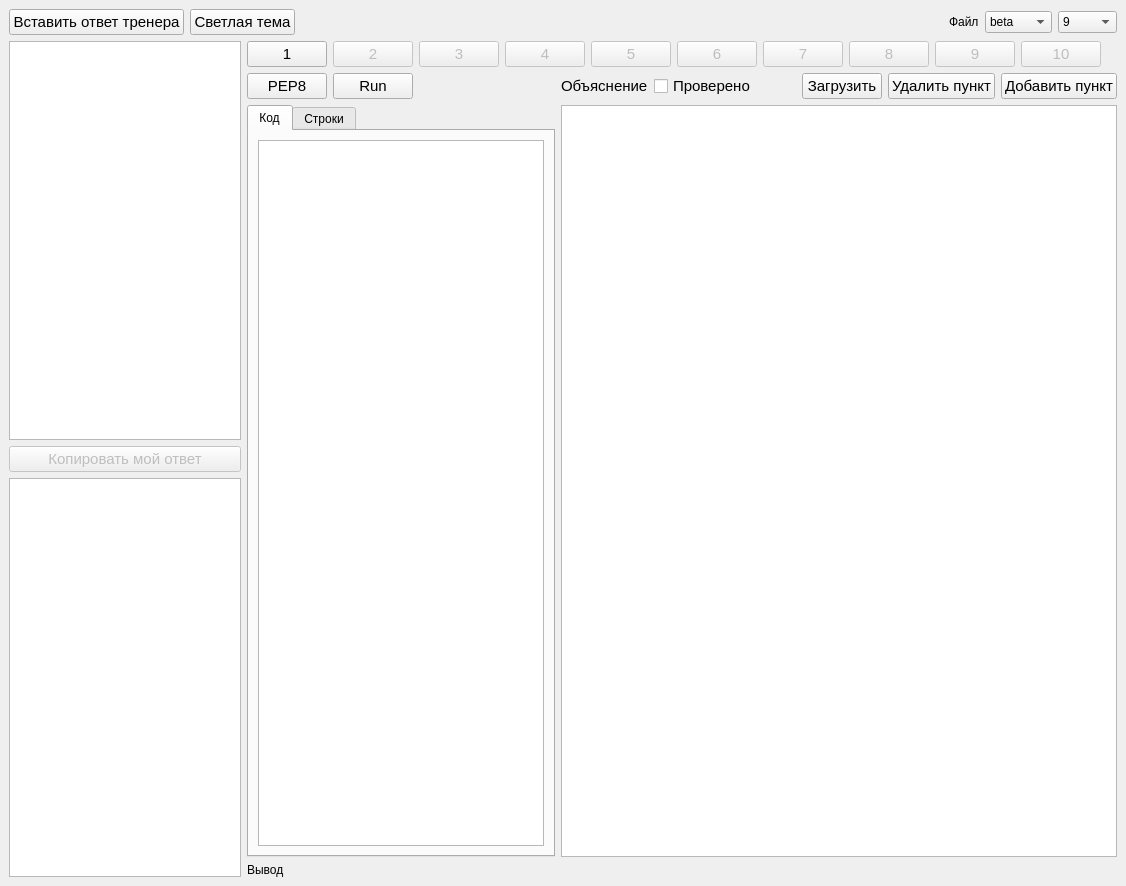
<?xml version="1.0" encoding="UTF-8"?>
<ui version="4.0">
 <class>MainWindow</class>
 <widget class="QMainWindow" name="MainWindow">
  <property name="geometry">
   <rect>
    <x>0</x>
    <y>0</y>
    <width>1126</width>
    <height>886</height>
   </rect>
  </property>
  <property name="windowTitle">
   <string>Проверка решений с несколькими ответами</string>
  </property>
  <widget class="QWidget" name="centralwidget">
   <layout class="QVBoxLayout" name="verticalLayout_5">
    <item>
     <layout class="QHBoxLayout" name="horizontalLayout">
      <item>
       <widget class="QPushButton" name="insert_answer_btn">
        <property name="font">
         <font>
          <pointsize>11</pointsize>
         </font>
        </property>
        <property name="text">
         <string>Вставить ответ тренера</string>
        </property>
       </widget>
      </item>
      <item>
       <widget class="QPushButton" name="toggle_theme_btn">
        <property name="font">
         <font>
          <pointsize>11</pointsize>
         </font>
        </property>
        <property name="text">
         <string>Светлая тема</string>
        </property>
       </widget>
      </item>
      <item>
       <spacer name="horizontalSpacer">
        <property name="orientation">
         <enum>Qt::Horizontal</enum>
        </property>
        <property name="sizeHint" stdset="0">
         <size>
          <width>40</width>
          <height>20</height>
         </size>
        </property>
       </spacer>
      </item>
      <item>
       <widget class="QLabel" name="label">
        <property name="text">
         <string>Файл</string>
        </property>
       </widget>
      </item>
      <item>
       <widget class="QComboBox" name="part_cb">
        <item>
         <property name="text">
          <string>beta</string>
         </property>
        </item>
        <item>
         <property name="text">
          <string>easy</string>
         </property>
        </item>
        <item>
         <property name="text">
          <string>normal</string>
         </property>
        </item>
        <item>
         <property name="text">
          <string>hard</string>
         </property>
        </item>
       </widget>
      </item>
      <item>
       <widget class="QComboBox" name="number_cb">
        <item>
         <property name="text">
          <string>9</string>
         </property>
        </item>
        <item>
         <property name="text">
          <string>17</string>
         </property>
        </item>
        <item>
         <property name="text">
          <string>22</string>
         </property>
        </item>
        <item>
         <property name="text">
          <string>24</string>
         </property>
        </item>
        <item>
         <property name="text">
          <string>26</string>
         </property>
        </item>
        <item>
         <property name="text">
          <string>27_A</string>
         </property>
        </item>
        <item>
         <property name="text">
          <string>27_B</string>
         </property>
        </item>
       </widget>
      </item>
     </layout>
    </item>
    <item>
     <layout class="QHBoxLayout" name="horizontalLayout_7">
      <item>
       <layout class="QVBoxLayout" name="verticalLayout_3">
        <item>
         <widget class="QPlainTextEdit" name="teacher_answer_pte">
          <property name="maximumSize">
           <size>
            <width>400</width>
            <height>600</height>
           </size>
          </property>
          <property name="font">
           <font>
            <family>Consolas</family>
            <pointsize>10</pointsize>
           </font>
          </property>
         </widget>
        </item>
        <item>
         <widget class="QPushButton" name="copy_answer_btn">
          <property name="enabled">
           <bool>false</bool>
          </property>
          <property name="maximumSize">
           <size>
            <width>400</width>
            <height>16777215</height>
           </size>
          </property>
          <property name="font">
           <font>
            <pointsize>11</pointsize>
           </font>
          </property>
          <property name="text">
           <string>Копировать мой ответ</string>
          </property>
         </widget>
        </item>
        <item>
         <widget class="QPlainTextEdit" name="my_answer_pte">
          <property name="maximumSize">
           <size>
            <width>400</width>
            <height>600</height>
           </size>
          </property>
          <property name="font">
           <font>
            <family>Consolas</family>
            <pointsize>10</pointsize>
           </font>
          </property>
         </widget>
        </item>
       </layout>
      </item>
      <item>
       <layout class="QVBoxLayout" name="verticalLayout_4">
        <item>
         <layout class="QHBoxLayout" name="butttons_layout">
          <item>
           <widget class="QPushButton" name="task1_btn">
            <property name="font">
             <font>
              <pointsize>11</pointsize>
             </font>
            </property>
            <property name="layoutDirection">
             <enum>Qt::RightToLeft</enum>
            </property>
            <property name="text">
             <string>1</string>
            </property>
            <property name="icon">
             <iconset resource="res.qrc">
              <normaloff>:/img/check.svg</normaloff>:/img/check.svg</iconset>
            </property>
            <property name="iconSize">
             <size>
              <width>18</width>
              <height>18</height>
             </size>
            </property>
            <property name="flat">
             <bool>false</bool>
            </property>
           </widget>
          </item>
          <item>
           <widget class="QPushButton" name="task2_btn">
            <property name="enabled">
             <bool>false</bool>
            </property>
            <property name="font">
             <font>
              <pointsize>11</pointsize>
             </font>
            </property>
            <property name="layoutDirection">
             <enum>Qt::RightToLeft</enum>
            </property>
            <property name="text">
             <string>2</string>
            </property>
            <property name="icon">
             <iconset resource="res.qrc">
              <normaloff>:/img/check.svg</normaloff>:/img/check.svg</iconset>
            </property>
            <property name="iconSize">
             <size>
              <width>18</width>
              <height>18</height>
             </size>
            </property>
           </widget>
          </item>
          <item>
           <widget class="QPushButton" name="task3_btn">
            <property name="enabled">
             <bool>false</bool>
            </property>
            <property name="font">
             <font>
              <pointsize>11</pointsize>
             </font>
            </property>
            <property name="layoutDirection">
             <enum>Qt::RightToLeft</enum>
            </property>
            <property name="text">
             <string>3</string>
            </property>
            <property name="icon">
             <iconset resource="res.qrc">
              <normaloff>:/img/check.svg</normaloff>:/img/check.svg</iconset>
            </property>
            <property name="iconSize">
             <size>
              <width>18</width>
              <height>18</height>
             </size>
            </property>
           </widget>
          </item>
          <item>
           <widget class="QPushButton" name="task4_btn">
            <property name="enabled">
             <bool>false</bool>
            </property>
            <property name="font">
             <font>
              <pointsize>11</pointsize>
             </font>
            </property>
            <property name="layoutDirection">
             <enum>Qt::RightToLeft</enum>
            </property>
            <property name="text">
             <string>4</string>
            </property>
            <property name="icon">
             <iconset resource="res.qrc">
              <normaloff>:/img/check.svg</normaloff>:/img/check.svg</iconset>
            </property>
            <property name="iconSize">
             <size>
              <width>18</width>
              <height>18</height>
             </size>
            </property>
           </widget>
          </item>
          <item>
           <widget class="QPushButton" name="task5_btn">
            <property name="enabled">
             <bool>false</bool>
            </property>
            <property name="font">
             <font>
              <pointsize>11</pointsize>
             </font>
            </property>
            <property name="layoutDirection">
             <enum>Qt::RightToLeft</enum>
            </property>
            <property name="text">
             <string>5</string>
            </property>
            <property name="icon">
             <iconset resource="res.qrc">
              <normaloff>:/img/check.svg</normaloff>:/img/check.svg</iconset>
            </property>
            <property name="iconSize">
             <size>
              <width>18</width>
              <height>18</height>
             </size>
            </property>
           </widget>
          </item>
          <item>
           <widget class="QPushButton" name="task6_btn">
            <property name="enabled">
             <bool>false</bool>
            </property>
            <property name="font">
             <font>
              <pointsize>11</pointsize>
             </font>
            </property>
            <property name="layoutDirection">
             <enum>Qt::RightToLeft</enum>
            </property>
            <property name="text">
             <string>6</string>
            </property>
            <property name="icon">
             <iconset resource="res.qrc">
              <normaloff>:/img/check.svg</normaloff>:/img/check.svg</iconset>
            </property>
            <property name="iconSize">
             <size>
              <width>18</width>
              <height>18</height>
             </size>
            </property>
           </widget>
          </item>
          <item>
           <widget class="QPushButton" name="task7_btn">
            <property name="enabled">
             <bool>false</bool>
            </property>
            <property name="font">
             <font>
              <pointsize>11</pointsize>
             </font>
            </property>
            <property name="layoutDirection">
             <enum>Qt::RightToLeft</enum>
            </property>
            <property name="text">
             <string>7</string>
            </property>
            <property name="icon">
             <iconset resource="res.qrc">
              <normaloff>:/img/check.svg</normaloff>:/img/check.svg</iconset>
            </property>
            <property name="iconSize">
             <size>
              <width>18</width>
              <height>18</height>
             </size>
            </property>
           </widget>
          </item>
          <item>
           <widget class="QPushButton" name="task8_btn">
            <property name="enabled">
             <bool>false</bool>
            </property>
            <property name="font">
             <font>
              <pointsize>11</pointsize>
             </font>
            </property>
            <property name="layoutDirection">
             <enum>Qt::RightToLeft</enum>
            </property>
            <property name="text">
             <string>8</string>
            </property>
            <property name="icon">
             <iconset resource="res.qrc">
              <normaloff>:/img/check.svg</normaloff>:/img/check.svg</iconset>
            </property>
            <property name="iconSize">
             <size>
              <width>18</width>
              <height>18</height>
             </size>
            </property>
           </widget>
          </item>
          <item>
           <widget class="QPushButton" name="task9_btn">
            <property name="enabled">
             <bool>false</bool>
            </property>
            <property name="font">
             <font>
              <pointsize>11</pointsize>
             </font>
            </property>
            <property name="layoutDirection">
             <enum>Qt::RightToLeft</enum>
            </property>
            <property name="text">
             <string>9</string>
            </property>
            <property name="icon">
             <iconset resource="res.qrc">
              <normaloff>:/img/check.svg</normaloff>:/img/check.svg</iconset>
            </property>
            <property name="iconSize">
             <size>
              <width>18</width>
              <height>18</height>
             </size>
            </property>
           </widget>
          </item>
          <item>
           <widget class="QPushButton" name="task10_btn">
            <property name="enabled">
             <bool>false</bool>
            </property>
            <property name="font">
             <font>
              <pointsize>11</pointsize>
             </font>
            </property>
            <property name="layoutDirection">
             <enum>Qt::RightToLeft</enum>
            </property>
            <property name="text">
             <string>10</string>
            </property>
            <property name="icon">
             <iconset resource="res.qrc">
              <normaloff>:/img/check.svg</normaloff>:/img/check.svg</iconset>
            </property>
            <property name="iconSize">
             <size>
              <width>18</width>
              <height>18</height>
             </size>
            </property>
           </widget>
          </item>
          <item>
           <spacer name="horizontalSpacer_4">
            <property name="orientation">
             <enum>Qt::Horizontal</enum>
            </property>
            <property name="sizeHint" stdset="0">
             <size>
              <width>40</width>
              <height>20</height>
             </size>
            </property>
           </spacer>
          </item>
         </layout>
        </item>
        <item>
         <layout class="QHBoxLayout" name="horizontalLayout_6">
          <item>
           <layout class="QVBoxLayout" name="verticalLayout_2">
            <item>
             <layout class="QHBoxLayout" name="horizontalLayout_5">
              <item>
               <widget class="QPushButton" name="pep8_btn">
                <property name="font">
                 <font>
                  <pointsize>11</pointsize>
                 </font>
                </property>
                <property name="text">
                 <string>PEP8</string>
                </property>
               </widget>
              </item>
              <item>
               <widget class="QPushButton" name="run_btn">
                <property name="font">
                 <font>
                  <pointsize>11</pointsize>
                 </font>
                </property>
                <property name="text">
                 <string>Run</string>
                </property>
               </widget>
              </item>
              <item>
               <spacer name="horizontalSpacer_2">
                <property name="orientation">
                 <enum>Qt::Horizontal</enum>
                </property>
                <property name="sizeHint" stdset="0">
                 <size>
                  <width>40</width>
                  <height>20</height>
                 </size>
                </property>
               </spacer>
              </item>
             </layout>
            </item>
            <item>
             <widget class="QTabWidget" name="correct_tw">
              <property name="currentIndex">
               <number>0</number>
              </property>
              <widget class="QWidget" name="tab">
               <attribute name="title">
                <string>Код</string>
               </attribute>
               <layout class="QHBoxLayout" name="horizontalLayout_2">
                <item>
                 <widget class="QPlainTextEdit" name="correct_code_pte">
                  <property name="font">
                   <font>
                    <family>Consolas</family>
                    <pointsize>11</pointsize>
                   </font>
                  </property>
                 </widget>
                </item>
               </layout>
              </widget>
              <widget class="QWidget" name="tab_2">
               <attribute name="title">
                <string>Строки</string>
               </attribute>
               <layout class="QHBoxLayout" name="horizontalLayout_3">
                <item>
                 <widget class="QTableView" name="correct_code_tv">
                  <property name="font">
                   <font>
                    <family>Consolas</family>
                    <pointsize>10</pointsize>
                   </font>
                  </property>
                 </widget>
                </item>
               </layout>
              </widget>
             </widget>
            </item>
           </layout>
          </item>
          <item>
           <layout class="QVBoxLayout" name="verticalLayout">
            <item>
             <layout class="QHBoxLayout" name="horizontalLayout_4">
              <item>
               <widget class="QLabel" name="label_2">
                <property name="font">
                 <font>
                  <pointsize>11</pointsize>
                 </font>
                </property>
                <property name="text">
                 <string>Объяснение</string>
                </property>
               </widget>
              </item>
              <item>
               <widget class="QCheckBox" name="corrected_cb">
                <property name="font">
                 <font>
                  <pointsize>11</pointsize>
                 </font>
                </property>
                <property name="text">
                 <string>Проверено</string>
                </property>
               </widget>
              </item>
              <item>
               <spacer name="horizontalSpacer_3">
                <property name="orientation">
                 <enum>Qt::Horizontal</enum>
                </property>
                <property name="sizeHint" stdset="0">
                 <size>
                  <width>40</width>
                  <height>20</height>
                 </size>
                </property>
               </spacer>
              </item>
              <item>
               <widget class="QPushButton" name="pushButton">
                <property name="font">
                 <font>
                  <pointsize>11</pointsize>
                 </font>
                </property>
                <property name="text">
                 <string>Загрузить</string>
                </property>
               </widget>
              </item>
              <item>
               <widget class="QPushButton" name="del_part_btn">
                <property name="font">
                 <font>
                  <pointsize>11</pointsize>
                 </font>
                </property>
                <property name="text">
                 <string>Удалить пункт</string>
                </property>
               </widget>
              </item>
              <item>
               <widget class="QPushButton" name="add_part_btn">
                <property name="font">
                 <font>
                  <pointsize>11</pointsize>
                 </font>
                </property>
                <property name="text">
                 <string>Добавить пункт</string>
                </property>
               </widget>
              </item>
             </layout>
            </item>
            <item>
             <widget class="QPlainTextEdit" name="explanation_pte">
              <property name="font">
               <font>
                <family>Consolas</family>
                <pointsize>11</pointsize>
               </font>
              </property>
             </widget>
            </item>
           </layout>
          </item>
         </layout>
        </item>
        <item>
         <widget class="QLabel" name="correct_output_lb">
          <property name="text">
           <string>Вывод</string>
          </property>
         </widget>
        </item>
       </layout>
      </item>
     </layout>
    </item>
   </layout>
  </widget>
 </widget>
 <resources>
  <include location="res.qrc"/>
 </resources>
 <connections/>
</ui>
